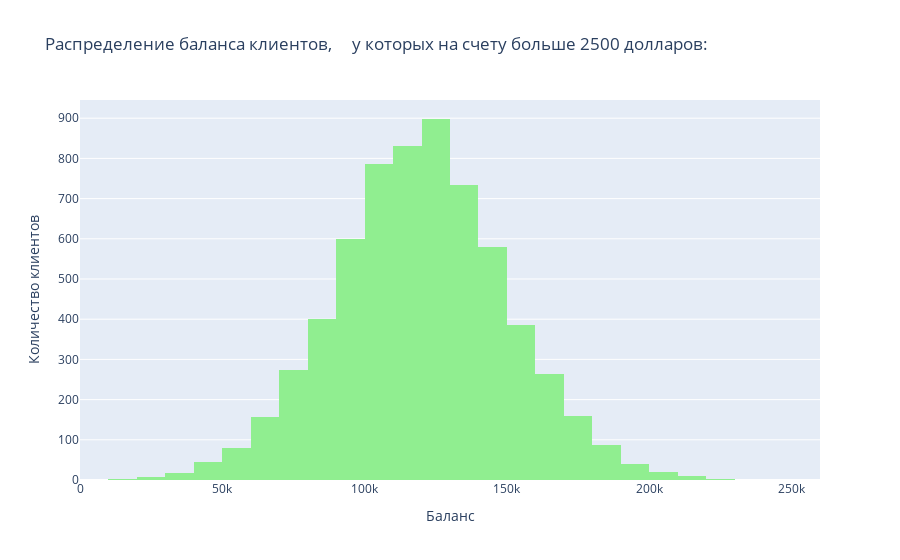

Here is the notebook cell this chart was saved with:
### Markdown cell above
ВЫВОД: на представленном графике наглядно видно, что доля лояльных клиентов в 4 раза превышает долю ушедших клиентов и составляет - 79,6%.

### Code cell
# 9.2. Постройте график, показывающий распределение баланса пользователей,
# у которых на счету больше 2500 долларов. Опишите распределение и сделайте выводы.

# Построим гистограмму распределения с помощью библиотеки Plotly:
fig = px.histogram(churn_data[churn_data.Balance > 2500],
    # Признак, который будет отложен по оси абсцисс:                   
    x='Balance', 
    # Число столбцов (корзин) в гистограмме:                  
    nbins=40,
    # Заголовок графика:
    title="""Распределение баланса клиентов,
    у которых на счету больше 2500 долларов:""",
    # Цвет графика:              
    color_discrete_sequence = ['lightgreen'])
# Присваиваем заголовки осей координат:
fig.update_xaxes(title_text='Баланс')
fig.update_yaxes(title_text='Количество клиентов')
# Выводим результат на экран:
fig.show()

### Figure 1 — Plotly figure (JSON) as saved in the notebook; plotly's stock layout.template omitted (floating-point values rounded to 4 significant figures; data arrays with more than 128 entries replaced by an {"elided": "..."} marker saying what was removed)
{"data": [{"alignmentgroup": "True", "bingroup": "x", "hovertemplate": "Balance=%{x}<br>count=%{y}<extra></extra>", "legendgroup": "", "marker": {"color": "lightgreen", "pattern": {"shape": ""}}, "name": "", "nbinsx": 40, "offsetgroup": "", "orientation": "v", "showlegend": false, "type": "histogram", "x": {"elided": "6383 float values"}, "xaxis": "x", "yaxis": "y"}], "layout": {"barmode": "relative", "legend": {"tracegroupgap": 0}, "title": {"text": "Распределение баланса клиентов,\n    у которых на счету больше 2500 долларов:"}, "xaxis": {"anchor": "y", "domain": [0, 1], "title": {"text": "Баланс"}}, "yaxis": {"anchor": "x", "domain": [0, 1], "title": {"text": "Количество клиентов"}}}}
